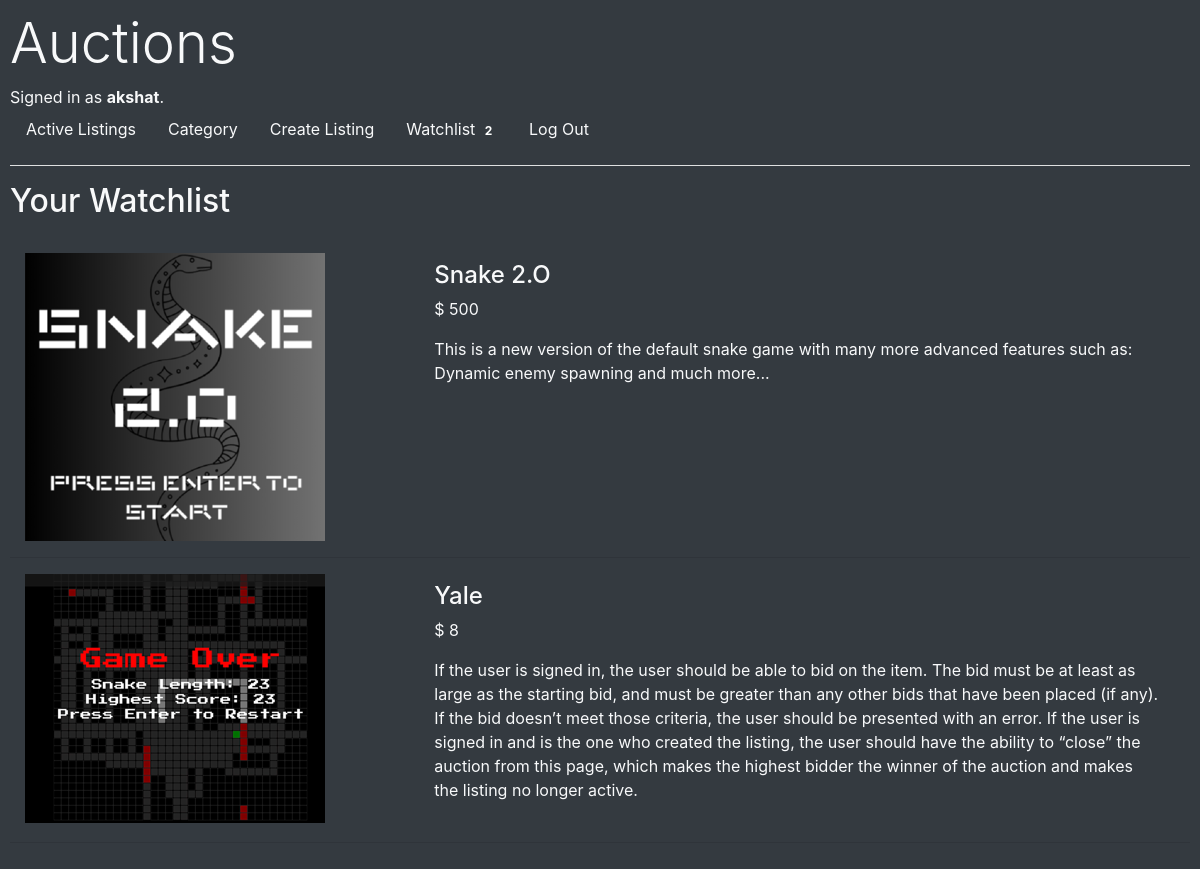
Screenshot of /watchlist (signed in) with the database file from the repository.
### auctions/models.py (models this page shows, shortened)
class User(AbstractUser):
    watchlist = models.ManyToManyField('Listings', blank=True)
    def get_watchlist_length(self):
        return len(self.watchlist.all())

class Listings(models.Model):
    CATEGORY_CHOICES = [
        ('Electronics', 'Electronics'),
        ('Clothing', 'Clothing'),
        ('Books', 'Books'),
    ]
    title = models.CharField(max_length=96)
    description = models.TextField()
    starting_bid = models.IntegerField() # Which is also the current highest bid
    image = models.ImageField(upload_to='images/', blank=True)
    closed = models.BooleanField(default=False)  # Add a 'closed' field
    winner = models.ForeignKey(User, on_delete=models.SET_NULL, null=True, blank=True)
    category = models.CharField(max_length=20, choices=CATEGORY_CHOICES, default='Electronics')

### auctions/views.py (the view, shortened to what this page needs)
# urls.py: path("watchlist", views.watchlist, name="watchlist"),
def watchlist(request):
    return render(request, "auctions/watchlist.html")

### auctions/templates/auctions/watchlist.html
{% extends "auctions/layout.html" %}
{% block body %}
        <h2 class="text-light">Your Watchlist</h2>
        <br>
        {% for listing in user.watchlist.all %}
            <div class="container-fluid text-light listing-container">
                <div class="row">
                    {% if listing.image %}
                        <div class="col-md-4">
                            <img src="{{ listing.image.url }}" alt="{{ listing.title }}" class="img-fluid">
                        </div>
                    {% endif %}
                    <div class="col-md-8">
                    <a class="nav-link text-light" href="{% url 'listing' listing.id %}">
                        <h4>{{ listing.title }}</h4>
                        <p>$ {{ listing.starting_bid }}</p>
                        <p>{{ listing.description }}</p>
                    </a>
                    </div>
                </div>
            </div>
            <hr class="text-light">
        {% empty %}
            <p class="text-light">Your watchlist is empty!!</p>
        {% endfor %}
{% endblock %}

### auctions/templates/auctions/layout.html (shortened to what this page needs)
{% load static %}
<!DOCTYPE html>
<html lang="en">
    <head>
        <link rel="stylesheet" href="https://stackpath.bootstrapcdn.com/bootstrap/4.4.1/css/bootstrap.min.css">
        <link href="{% static 'auctions/styles.css' %}" rel="stylesheet">
    </head>
    <body class="bg-dark">
        <h1 class=" display-4 text-light">Auctions</h1>
        <div class="text-light">
            {% if user.is_authenticated %}
                Signed in as <strong>{{ user.username }}</strong>.
            {% else %}
                Not signed in.
            {% endif %}
        </div>
        <ul class="nav navbar-dark">
            <li class="nav-item">
                <a class="nav-link text-light" href="{% url 'index' %}">Active Listings</a>
            </li>
            <li class="nav-item">
                <a class="nav-link text-light" href="{% url 'category' %}">Category</a>
            </li>
            {% if user.is_authenticated %}
                <li class="nav-item">
                    <a class="nav-link text-light" href="{% url 'create' %}">Create Listing</a>
                </li>
                <li class="nav-item">
                    <a class="nav-link text-light" href="{% url 'watchlist' %}">
                        Watchlist
                        {% if user.get_watchlist_length > 0 %}
                            <span class="badge badge-dark">{{ user.get_watchlist_length }}</span>
                        {% endif %}
                    </a>
                </li>
                <li class="nav-item">
                    <a class="nav-link text-light" href="{% url 'logout' %}">Log Out</a>
                </li>
            {% endif %}
        </ul>
        <hr class="bg-light">
        {% block body %}
        {% endblock %}
    </body>
</html>

### auctions/static/auctions/styles.css (style rules this page uses)
body { padding: 10px; }

### rows the page displays
User: username "akshat", get_watchlist_length "2"
Listings: image (picture), title "Snake 2.O", starting_bid "500", description "This is a new version of the default snake game with many more advanced features such as: Dynamic enemy spawning and much more..."
Listings: image (picture), title "Yale", starting_bid "8", description "If the user is signed in, the user should be able to bid on the item. The bid must be at least as large as the starting bid, and must be greater than any other bids that have been placed (if any). If the bid doesn’t meet those criteria, the user should be presented with an error. If the user is signed in and is the one who created the listing, the user should have the ability to “close” the auction from this page, which makes the highest bidder the winner of the auction and makes the listing no longer active."
